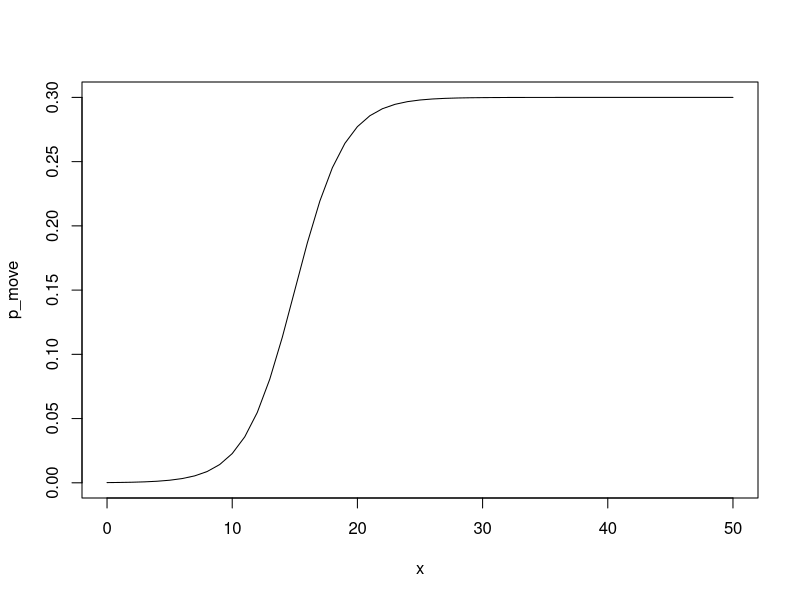

The R source for this figure: (Note: this script raises an error after producing the figure.)
# Density Dependent dispersal update
# Changing my dispersal equation to logistic

# logistic eq 
# p_move<- max_move/(1+exp(-steepness*(x-xhalf)))
# max_move = 0.3
# steepness?
# xhalf = group_size when p_move = 0.15 (half max_move)

x<- seq(0, 50, 1)    # group size 
steepness<- 0.5
max_move<- 0.3
xhalf<- 15
p_move<- max_move/(1+exp(-steepness*(x-xhalf)))
plot(x, p_move, type='l')


# the maximum value is not enforced - want to max out 0.3 but may rise over
# occurs when groups shoots over max size, (x > 1)


# DD moving projection function -----
# incorporating density dependent movement probs in projection function
MOD_meta_DDdisp_norem <- function(Umat,
                                   initial,
                                   params,
                                   stagenames,
                                   npatches,
                                   time,
                                   DDapply="fertility",
                                   max_group,        # vector of single value for carying capacity of each group
                                   dispersal_stages = c("Adult_f", "Adult_m"),
                                   return.vec=TRUE){
  # input checks
  if (time <= 1) stop("Time must be a positive integer")
  else(time <- as.integer(time))
  
  if (is.null(initial)) stop("You must provide initial population vector with each stage abundance")
  else(n0 <- as.numeric(initial))
  
  if(is.null(stagenames) || length(stagenames) == 0) stop("stagenames must be provided for correct matrix dimensions")
  
  if (is.null(params)) stop("Please provide parameters for selected density-dependent function")
  
  # Check that the n_stages*n_patches = n_col of Umat:
  nStages<- length(stagenames)
  if (ncol(Umat)!=nStages*npatches){
    stop("Umat dimensions do not match the number of stages multiplied by the 
         number of patches.")
  }
  
  # Check that they used "Adult_f" and "Adult_m" in the stage names, since we
  # use a mating function that looks for those.
  I_Af<- which(stagenames=="Adult_f")
  I_Am<- which(stagenames=="Adult_m")
  I_Yf<- which(stagenames=="Yearling_f")
  I_Ym<- which(stagenames=="Yearling_m")
  if (is.null(I_Af) | is.null(I_Am) | is.null(I_Yf) | is.null(I_Ym)){
    stop("To use the mating function and density dependence, the function call 
         expects the stagenames to include the following four stages, in any order: 
         'Yearling_f', 'Adult_f', 'Yearling_m' and 'Adult_m'")
  }
  
  # Check that the stages identified as dispersers are found in stagenames:
  I_leavers<- which(stagenames %in% dispersal_stages)
  if (length(I_leavers)!= length(dispersal_stages)){
    stop("Check names of dispersal stages - the number of stagenames identified 
         as dispersers does not match the number of dispersal stages specified.")
  }
  
  # Set up  output
  Vec <- matrix(0, ncol = length(stagenames)*npatches, nrow = time + 1)  # matrix to fill with stage abundance.  row= time, col= stage
  Pop <- numeric(length= (time + 1))       # vector to fill with total pop size each year
  Group <- matrix(0, ncol = npatches, nrow = time+1)   # group sizes each year
  Leavers <- matrix(0, ncol = ncol(Vec), nrow = time)   # matrix to fill with the number of individuals leaving each patch each year (by each stage)
  
  colnames(Vec) <- rep(stagenames, npatches)  # naming cls matrix as stages 
  rownames(Vec) <- 0:(time)   # rows correspond to each year of projection. Row 0 = initial or n0
  Vec[1, ] <- floor(n0)     # makes sure this is as an integer, no decimals  
  Pop[1] <- as.numeric(sum(n0))
  
  for(p in 1:npatches){
    x <- (1 +4*(p-1)) : (4*p)   # boundaries containing each patch abundances
    Group[1,p] <- sum(Vec[1, x])     # filling first row of group matrix
  }
  
  # Loop = density dependent matrix application for each year and patch
  for (i in 1:time) {   #  projection until end time
    # group sizes this year
    sizes <- vector()
    # sum every 4 entries
    for (p in 1:npatches){
      sizes[p] <- sum(Vec[i , (1+4*(p-1)):(4*p)])
    }
    
    
    dmat <- ddDmat(stagenames,dispersal_stages, # names of all stages, names of only dispersing stages
                   npatches, # number of patches
                   group_size = sizes, 
                   max_group)
    
    # record of individuals moving from group p to p'
    moves <- array(0, dim = c(npatches, npatches, length(stagenames)),
                   dimnames = list(from = 1:npatches, to = 1:npatches,
                                   stage = stagenames))
    
    leavers <- rep(0, ncol(Vec))    # individuals leaving patches - to go in output
    arrivers <- rep(0, ncol(Vec))   # individuals arriving in other patch
    
    # dispersal loop 
    for (p in 1:npatches){
      Ipatch <- (1+4*(p-1)):(4*p) # indices of the patch rows/cols in Vec and Umat
      subVec <- as.vector(Vec[i, Ipatch])    # have to specify row (year) we want, to remove names format as numeric vector
      
      
      # apply the probability of leaving to the stages that leave:
      subleavers<- rep(0,nStages)    # leavers from this patch
      
      # DD MATRIX APPLICATION HERE
      subleavers[I_leavers]<- round(dmat[p,I_leavers]*subVec[I_leavers])   # round instead of floor - does not underestimate moving individuals
     
      
       leavers[Ipatch] <- subleavers
      
      arrival_patches <- setdiff(1:npatches, p)   # setdiff compares differences between dataframes, removes p from all other patches
      
      for (s in I_leavers) {
        n <- subleavers[s]
        if (n > 0) {
          # index into arrival_patches 
          dest <- arrival_patches[sample.int(length(arrival_patches), n, replace = TRUE)]
          moves[p, , s] <- tabulate(dest, nbins = npatches)   # from p to  dest
        }
      }
    }  # Brackets now in correct places
    
    # arrivers = sum over source patches -> (to x stage), flattened to match Vec layout
    to_by_stage <- apply(moves[, , ], c(2, 3), sum)    # syntaxing errs here
    arrivers <- as.vector(t(to_by_stage))
    
    # check : everyone who left must arrive somewhere
    if(sum(arrivers) != sum(leavers)) stop("Numbers of leavers and arrivers not equal, issues in dispersal calculation")
    
    postdispVec<- Vec[i,] - leavers + arrivers    # works in long vec - dont need to loop to calculate for each patch
    Leavers[i,] <- leavers # assigning leavers vec to relevant row in Leavers matrix
    
    # now we do another loop over the patches to calculate reproduction:
    for (p in 1:npatches){
      Ipatch<- (1+4*(p-1)):(4*p) # indices of the patch rows/cols in Vec and Umat
      # extract the Umat for this patch:
      thisUmat<- Umat[Ipatch, Ipatch]
      
      # Nf calculation
      subNf <- sum(postdispVec[(4*(p-1)+I_Af)], postdispVec[(4*(p-1)+I_Yf)])    # Nf sums yearling and adult fems in Vec matrix
      subNm <- sum(postdispVec[(4*(p-1)+I_Am)], postdispVec[(4*(p-1)+I_Ym)])   # Nm 
      
      # ricker density dependence
      subN <- sum(postdispVec[Ipatch])  # pop sizes sums row i for cols corresponding to patch p
      subAmat <- apply.DD(params, thisUmat, subN, DDapply, stagenames,   
                          subNf,        
                          subNm)    
      
      # If the projection matrix has negative or NA values, return message, replace with 0, and continue
      if (any(subAmat < 0, na.rm = TRUE)) {
        warning(paste("Negative values in projection matrix at time step", i,
                      "- setting negative entries to 0 and continuing."))
        subAmat[subAmat < 0] <- 0
        subAmat[is.na(subAmat)] <- 0
      }
      
      # Project just this patch forward:
      Vec[(i+1), Ipatch]<- floor(subAmat %*% postdispVec[Ipatch]) # amat values multiplied by vec, round down for integers 
      # DEBUGGING:
      # should multiply subAmat by POST DISP vec (not vec) - rep values based on new abundances, multiply rep values by 
      # post mvoement vec
    }
    # if any stage becomes negative, set to zero and continue
    if (any(Vec < 0, na.rm = TRUE) || any(is.na(Vec))) {
      warning(paste("Negative abundances produced at time step", i, "setting negatives to 0 and continuing."))
      Vec[Vec < 0] <- 0
      Vec[is.na(Vec)] <- 0
    }
    
    # group sizes next year
    sizes <- vector()
    # sum every 4 entries
    for (p in 1:npatches){
      sizes[p] <- sum(Vec[i + 1, (1+4*(p-1)):(4*p)])
    }
    
    # filling in group size this year
    Group[i + 1,] <- sizes
    
    # pop sizes by year
    Pop[i + 1] <- sum(Vec[(i + 1), ])
    
    # if pop size <= 0, stop and return message with year
    if(Pop[i]<= 0 || is.na(Pop[i])) {
      warning(paste("Projection stopped at time step", i, "because pop size reached 0 or below"))
      break
    }
  }
  
  # output objects
  if (isTRUE(return.vec)) {
    out <- list(pop = vector(), 
                vec = matrix(), 
                group = matrix(),
                leavers = matrix()
    )
    
    out$pop <- Pop
    out$vec <- Vec 
    out$group <- Group
    out$leavers <- Leavers
    
    return(out)
  } else {
    return(Pop)
  }
}


# test 
test_proj <- MOD_meta_DDdisp_norem(threepatch_Umat, n0_small_3patch, new_params, stages, 
                                              npatches=3, DDapply = 'fertility', time = 50,
                                              max_group = 28,  # based on reading - carrying capacity 
                                              dispersal_stages = c("Adult_f", "Adult_m"),
                                              return.vec=TRUE)

meta_DD_norem_group <- meta_plot(test_proj,   # output obj of dd.proj
                                      y_val= "Group",   # plot type - N or Vec 
                                      ylab = "Group size", 
                                      xlab = "time (t)",
                                      rem_year = NULL,
                                      mytheme = theme_classic(), 
                                      cols= "black",    # can be vector of 2 cols
                                      legend.pos = "top",
                                      base_size = 16)
# looking better!
